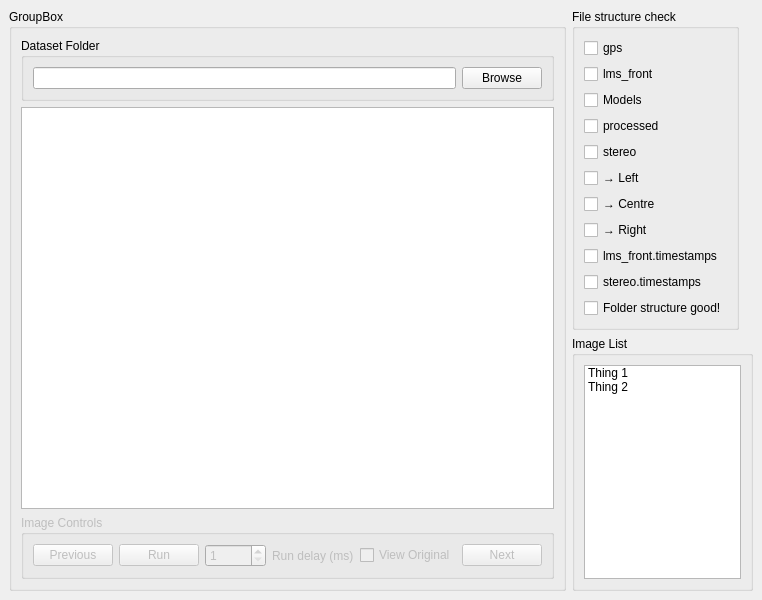
<?xml version="1.0" encoding="UTF-8"?>
<ui version="4.0">
 <class>MainWindow</class>
 <widget class="QMainWindow" name="MainWindow">
  <property name="geometry">
   <rect>
    <x>0</x>
    <y>0</y>
    <width>762</width>
    <height>600</height>
   </rect>
  </property>
  <property name="windowTitle">
   <string>MainWindow</string>
  </property>
  <widget class="QWidget" name="centralwidget">
   <layout class="QHBoxLayout" name="horizontalLayout_4">
    <item>
     <layout class="QVBoxLayout" name="verticalLayout_2">
      <item>
       <widget class="QGroupBox" name="groupBox">
        <property name="title">
         <string>GroupBox</string>
        </property>
        <layout class="QVBoxLayout" name="verticalLayout_3">
         <item>
          <widget class="QGroupBox" name="g_folder">
           <property name="sizePolicy">
            <sizepolicy hsizetype="Expanding" vsizetype="Preferred">
             <horstretch>0</horstretch>
             <verstretch>0</verstretch>
            </sizepolicy>
           </property>
           <property name="title">
            <string>Dataset Folder</string>
           </property>
           <layout class="QHBoxLayout" name="horizontalLayout">
            <item>
             <widget class="QLineEdit" name="folderLine"/>
            </item>
            <item>
             <widget class="QPushButton" name="browseButton">
              <property name="sizePolicy">
               <sizepolicy hsizetype="Maximum" vsizetype="Fixed">
                <horstretch>0</horstretch>
                <verstretch>0</verstretch>
               </sizepolicy>
              </property>
              <property name="text">
               <string>Browse</string>
              </property>
             </widget>
            </item>
           </layout>
          </widget>
         </item>
         <item>
          <widget class="QGraphicsView" name="g_imageView"/>
         </item>
         <item>
          <widget class="QGroupBox" name="imageControls">
           <property name="enabled">
            <bool>false</bool>
           </property>
           <property name="title">
            <string>Image Controls</string>
           </property>
           <layout class="QHBoxLayout" name="horizontalLayout_3">
            <item>
             <widget class="QPushButton" name="pushButton_2">
              <property name="text">
               <string>Previous</string>
              </property>
             </widget>
            </item>
            <item>
             <widget class="QPushButton" name="pushButton_3">
              <property name="text">
               <string>Run</string>
              </property>
             </widget>
            </item>
            <item>
             <widget class="QSpinBox" name="spinBox">
              <property name="minimum">
               <number>1</number>
              </property>
              <property name="maximum">
               <number>10000</number>
              </property>
             </widget>
            </item>
            <item>
             <widget class="QLabel" name="label">
              <property name="text">
               <string>Run delay (ms)</string>
              </property>
              <property name="alignment">
               <set>Qt::AlignLeading|Qt::AlignLeft|Qt::AlignVCenter</set>
              </property>
             </widget>
            </item>
            <item>
             <widget class="QCheckBox" name="checkBox">
              <property name="text">
               <string>View Original</string>
              </property>
             </widget>
            </item>
            <item>
             <widget class="QPushButton" name="pushButton_4">
              <property name="text">
               <string>Next</string>
              </property>
             </widget>
            </item>
           </layout>
          </widget>
         </item>
        </layout>
       </widget>
      </item>
     </layout>
    </item>
    <item>
     <layout class="QVBoxLayout" name="verticalLayout_4">
      <item>
       <widget class="QGroupBox" name="file_struct">
        <property name="sizePolicy">
         <sizepolicy hsizetype="Maximum" vsizetype="Preferred">
          <horstretch>0</horstretch>
          <verstretch>0</verstretch>
         </sizepolicy>
        </property>
        <property name="title">
         <string>File structure check</string>
        </property>
        <layout class="QVBoxLayout" name="verticalLayout">
         <item>
          <widget class="QCheckBox" name="g_f_gps">
           <property name="enabled">
            <bool>true</bool>
           </property>
           <property name="sizePolicy">
            <sizepolicy hsizetype="Maximum" vsizetype="Fixed">
             <horstretch>0</horstretch>
             <verstretch>0</verstretch>
            </sizepolicy>
           </property>
           <property name="text">
            <string>gps</string>
           </property>
           <property name="checkable">
            <bool>false</bool>
           </property>
          </widget>
         </item>
         <item>
          <widget class="QCheckBox" name="g_f_lms_front">
           <property name="enabled">
            <bool>true</bool>
           </property>
           <property name="sizePolicy">
            <sizepolicy hsizetype="Maximum" vsizetype="Fixed">
             <horstretch>0</horstretch>
             <verstretch>0</verstretch>
            </sizepolicy>
           </property>
           <property name="text">
            <string>lms_front</string>
           </property>
           <property name="checkable">
            <bool>false</bool>
           </property>
          </widget>
         </item>
         <item>
          <widget class="QCheckBox" name="g_f_models">
           <property name="enabled">
            <bool>true</bool>
           </property>
           <property name="sizePolicy">
            <sizepolicy hsizetype="Maximum" vsizetype="Fixed">
             <horstretch>0</horstretch>
             <verstretch>0</verstretch>
            </sizepolicy>
           </property>
           <property name="text">
            <string>Models</string>
           </property>
           <property name="checkable">
            <bool>false</bool>
           </property>
          </widget>
         </item>
         <item>
          <widget class="QCheckBox" name="g_f_processed">
           <property name="enabled">
            <bool>true</bool>
           </property>
           <property name="sizePolicy">
            <sizepolicy hsizetype="Maximum" vsizetype="Fixed">
             <horstretch>0</horstretch>
             <verstretch>0</verstretch>
            </sizepolicy>
           </property>
           <property name="text">
            <string>processed</string>
           </property>
           <property name="checkable">
            <bool>false</bool>
           </property>
          </widget>
         </item>
         <item>
          <widget class="QCheckBox" name="g_f_stereo">
           <property name="enabled">
            <bool>true</bool>
           </property>
           <property name="sizePolicy">
            <sizepolicy hsizetype="Maximum" vsizetype="Fixed">
             <horstretch>0</horstretch>
             <verstretch>0</verstretch>
            </sizepolicy>
           </property>
           <property name="text">
            <string>stereo</string>
           </property>
           <property name="checkable">
            <bool>false</bool>
           </property>
          </widget>
         </item>
         <item>
          <widget class="QCheckBox" name="g_f_left">
           <property name="enabled">
            <bool>true</bool>
           </property>
           <property name="sizePolicy">
            <sizepolicy hsizetype="Maximum" vsizetype="Fixed">
             <horstretch>0</horstretch>
             <verstretch>0</verstretch>
            </sizepolicy>
           </property>
           <property name="text">
            <string>→ Left</string>
           </property>
           <property name="checkable">
            <bool>false</bool>
           </property>
          </widget>
         </item>
         <item>
          <widget class="QCheckBox" name="g_f_centre">
           <property name="enabled">
            <bool>true</bool>
           </property>
           <property name="sizePolicy">
            <sizepolicy hsizetype="Maximum" vsizetype="Fixed">
             <horstretch>0</horstretch>
             <verstretch>0</verstretch>
            </sizepolicy>
           </property>
           <property name="text">
            <string>→ Centre</string>
           </property>
           <property name="checkable">
            <bool>false</bool>
           </property>
          </widget>
         </item>
         <item>
          <widget class="QCheckBox" name="g_f_right">
           <property name="enabled">
            <bool>true</bool>
           </property>
           <property name="sizePolicy">
            <sizepolicy hsizetype="Maximum" vsizetype="Fixed">
             <horstretch>0</horstretch>
             <verstretch>0</verstretch>
            </sizepolicy>
           </property>
           <property name="text">
            <string>→ Right</string>
           </property>
           <property name="checkable">
            <bool>false</bool>
           </property>
          </widget>
         </item>
         <item>
          <widget class="QCheckBox" name="g_f_lmsTime">
           <property name="enabled">
            <bool>true</bool>
           </property>
           <property name="sizePolicy">
            <sizepolicy hsizetype="Maximum" vsizetype="Fixed">
             <horstretch>0</horstretch>
             <verstretch>0</verstretch>
            </sizepolicy>
           </property>
           <property name="text">
            <string>lms_front.timestamps</string>
           </property>
           <property name="checkable">
            <bool>false</bool>
           </property>
          </widget>
         </item>
         <item>
          <widget class="QCheckBox" name="g_f_stereoTime">
           <property name="enabled">
            <bool>true</bool>
           </property>
           <property name="sizePolicy">
            <sizepolicy hsizetype="Maximum" vsizetype="Fixed">
             <horstretch>0</horstretch>
             <verstretch>0</verstretch>
            </sizepolicy>
           </property>
           <property name="text">
            <string>stereo.timestamps</string>
           </property>
           <property name="checkable">
            <bool>false</bool>
           </property>
          </widget>
         </item>
         <item>
          <widget class="QCheckBox" name="g_f_good">
           <property name="enabled">
            <bool>true</bool>
           </property>
           <property name="text">
            <string>Folder structure good!</string>
           </property>
           <property name="checkable">
            <bool>false</bool>
           </property>
          </widget>
         </item>
        </layout>
       </widget>
      </item>
      <item>
       <widget class="QGroupBox" name="groupBox_2">
        <property name="sizePolicy">
         <sizepolicy hsizetype="Maximum" vsizetype="Preferred">
          <horstretch>0</horstretch>
          <verstretch>0</verstretch>
         </sizepolicy>
        </property>
        <property name="title">
         <string>Image List</string>
        </property>
        <layout class="QHBoxLayout" name="horizontalLayout_2">
         <item>
          <widget class="QListWidget" name="listWidget">
           <property name="sizePolicy">
            <sizepolicy hsizetype="Maximum" vsizetype="Expanding">
             <horstretch>0</horstretch>
             <verstretch>0</verstretch>
            </sizepolicy>
           </property>
           <item>
            <property name="text">
             <string>Thing 1</string>
            </property>
           </item>
           <item>
            <property name="text">
             <string>Thing 2</string>
            </property>
           </item>
          </widget>
         </item>
        </layout>
       </widget>
      </item>
     </layout>
    </item>
   </layout>
  </widget>
  <widget class="QMenuBar" name="menubar">
   <property name="geometry">
    <rect>
     <x>0</x>
     <y>0</y>
     <width>762</width>
     <height>21</height>
    </rect>
   </property>
  </widget>
 </widget>
 <resources/>
 <connections/>
</ui>
